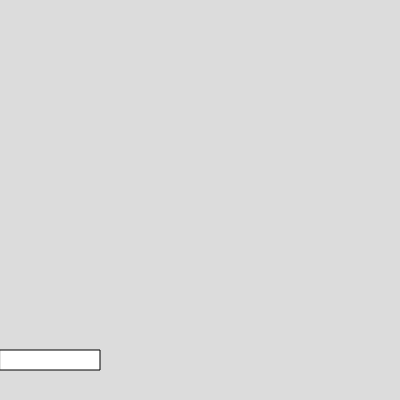
Frame 1 (no input)
Frame 60 (no input): identical to frame 1, image omitted
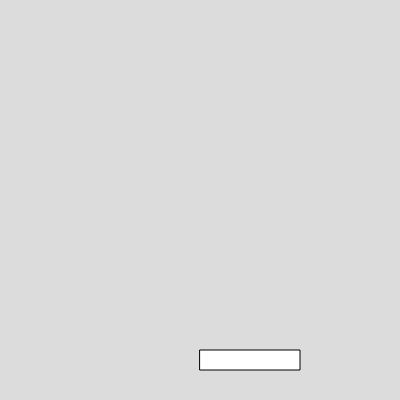
Frame 120 (the mouse pressed at the canvas centre since frame 60)

The p5.js sketch that drew these frames (run headless with seeded random() and noise() and a simulated clock; from frame 60 on, the mouse is pressed at the canvas centre):

// p5.js sketch
// ── sketch.js
var toyx = 200;
var toyy = 200;
var catx = 100;
var caty = 100;

function setup() {
  noCursor();
  createCanvas(400, 400);
}

function draw() {
  background(220);
  rect(mouseX, 350, 100, 20);
 
}
